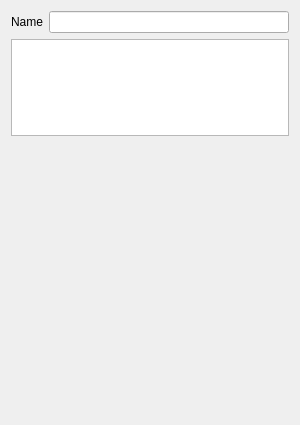
<?xml version="1.0" encoding="UTF-8"?>
<ui version="4.0">
 <class>BoxEdit</class>
 <widget class="QWidget" name="BoxEdit">
  <property name="geometry">
   <rect>
    <x>0</x>
    <y>0</y>
    <width>300</width>
    <height>425</height>
   </rect>
  </property>
  <property name="sizePolicy">
   <sizepolicy hsizetype="Expanding" vsizetype="Expanding">
    <horstretch>0</horstretch>
    <verstretch>0</verstretch>
   </sizepolicy>
  </property>
  <property name="windowTitle">
   <string>Form</string>
  </property>
  <layout class="QVBoxLayout" name="verticalLayout_2">
   <item>
    <layout class="QVBoxLayout" name="verticalLayout">
     <item>
      <layout class="QHBoxLayout" name="horizontalLayout">
       <item>
        <widget class="QLabel" name="Name">
         <property name="text">
          <string>Name</string>
         </property>
        </widget>
       </item>
       <item>
        <widget class="QLineEdit" name="lineEdit"/>
       </item>
      </layout>
     </item>
     <item>
      <widget class="widget::PMVectorTable" name="tableWidget">
       <property name="font">
        <font>
         <pointsize>9</pointsize>
        </font>
       </property>
       <property name="verticalScrollBarPolicy">
        <enum>Qt::ScrollBarAsNeeded</enum>
       </property>
       <property name="horizontalScrollBarPolicy">
        <enum>Qt::ScrollBarAsNeeded</enum>
       </property>
       <property name="sizeAdjustPolicy">
        <enum>QAbstractScrollArea::AdjustToContents</enum>
       </property>
       <attribute name="horizontalHeaderCascadingSectionResizes">
        <bool>false</bool>
       </attribute>
       <attribute name="horizontalHeaderDefaultSectionSize">
        <number>50</number>
       </attribute>
       <attribute name="horizontalHeaderStretchLastSection">
        <bool>false</bool>
       </attribute>
      </widget>
     </item>
     <item>
      <spacer name="verticalSpacer">
       <property name="orientation">
        <enum>Qt::Vertical</enum>
       </property>
       <property name="sizeHint" stdset="0">
        <size>
         <width>20</width>
         <height>278</height>
        </size>
       </property>
      </spacer>
     </item>
    </layout>
   </item>
  </layout>
 </widget>
 <customwidgets>
  <customwidget>
   <class>widget::PMVectorTable</class>
   <extends>QTableWidget</extends>
   <header>pmvectortable.h</header>
  </customwidget>
 </customwidgets>
 <resources/>
 <connections/>
</ui>
